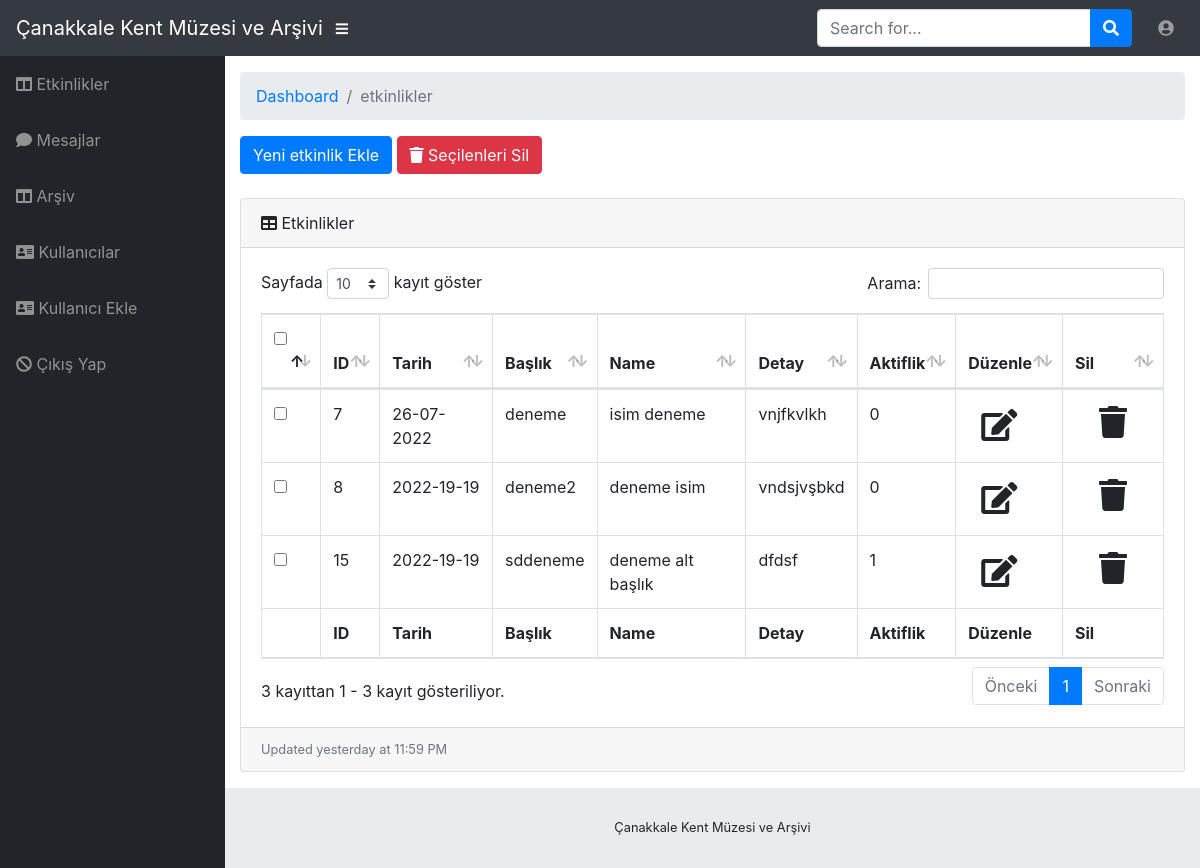
The page /admin/admin/etkinlik.php (signed in) on the database its author committed.
### tables this page shows
CREATE TABLE `etkinlikler` (
  `id` int(11) NOT NULL,
  `tarih` varchar(50) NOT NULL,
  `baslik` varchar(50) NOT NULL,
  `name` varchar(50) NOT NULL,
  `detay` varchar(100) NOT NULL,
  `aktif` int(11) NOT NULL
);

### admin/admin/etkinlik.php (the view, shortened to what this page needs)
<?php
include('inc/head.php');
include('inc/nav.php');
include('inc/sidebar.php');
$sorgu = $baglanti->prepare("SELECT * FROM etkinlikler");
$sorgu->execute();
?>
<head>
</head>
<div id="content-wrapper">
    <div class="container-fluid">
        <ol class="breadcrumb">
            <li class="breadcrumb-item">
                <a href="#">Dashboard</a>
            </li>
            <li class="breadcrumb-item active">etkinlikler</li>
        </ol>
 <form action="" method="post">
    <a class="btn btn-primary" href="etkinlikekle.php">Yeni etkinlik Ekle</a>
        <button type="submit" value="" onclick="return confirmDel();" class="btn btn-danger font-18"><i class="fa fa-trash"></i> Seçilenleri Sil</button><br><br>
        <div class="card mb-3">
            <div class="card-header">
                <i class="fas fa-table"></i>
                Etkinlikler
            </div>
            <div class="card-body">
                <div class="table-responsive">
                    <table class="table table-bordered" id="dataTable" width="100%" cellspacing="0">
                        <thead>
                        <tr>
                            <th>
                                <div class="checkbox">
                            <input type="checkbox" id="select_all" onclick="TumunuSec();" value="">
                          </div></th>
                            <th>ID</th>
                            <th>Tarih</th>
                            <th>Başlık</th>
                            <th>Name</th>
                            <th>Detay</th>
                            <th>Aktiflik</th>
                            <th>Düzenle</th>
                            <th>Sil</th>
                        </tr>
                        </thead>
                        <tfoot>
                        <tr>
                            <th></th>
                           <th>ID</th>
                            <th>Tarih</th>
                            <th>Başlık</th>
                            <th>Name</th>
                            <th>Detay</th>
                            <th>Aktiflik</th>
                            <th>Düzenle</th>
                            <th>Sil</th>
                        </tr>
                        </tfoot>
                        <tbody>
                        <?php while ($sonuc = $sorgu->fetch()) { ?>
                            <tr>
                                <td>
                                <div class="checkbox">
                              <input class="chck" type="checkbox" name="sil[]" value="<?php echo $sonuc['id']; ?>">
                                </div>
                                </td>
                                <td><?= $sonuc["id"] ?></td>
                                <td><?= $sonuc["tarih"] ?></td>
                                <td><?= $sonuc["baslik"] ?></td>
                                <td><?= $sonuc["name"] ?></td>
                                <td><?= $sonuc["detay"] ?></td>
                                <td><?= $sonuc["aktif"] ?></td>
                                <td><a class="btn btn" href="etkinlikguncelle.php?id=<?= $sonuc["id"] ?>"><span
                                                    class="fa fa-edit fa-2x"></span></a></td>
                                 <td>
                                    <a class="dropdown-item" href="#" data-toggle="modal"
                                       data-target="#sil<?= $sonuc["id"] ?>"><span class="fa fa-trash fa-2x"></span></a>
                                </td>
                            </tr>
                            <?php
                        }
                        ?>
                        </tbody>
                    </table>
                </form>
                </div>
            </div>
            <div class="card-footer small text-muted">Updated yesterday at 11:59 PM</div>
        </div>
    <?php
    include('inc/footer.php');
    ?>
    <link rel="stylesheet" type="text/css" href="css/switch.css">

### rows shown on the page
etkinlikler: id "7", tarih "26-07-2022", baslik "deneme", name "isim deneme", detay "vnjfkvlkh", aktif "0"
etkinlikler: id "8", tarih "2022-19-19", baslik "deneme2", name "deneme isim", detay "vndsjvşbkd", aktif "0"
etkinlikler: id "15", tarih "2022-19-19", baslik "sddeneme", name "deneme alt başlık", detay "dfdsf", aktif "1"
